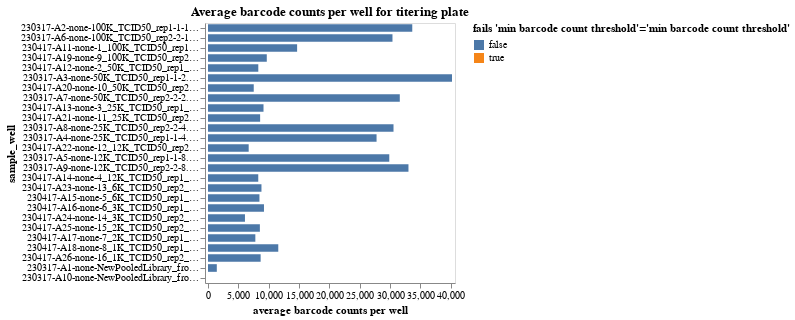

The notebook cell this image was saved under:
### Markdown cell above
Plot average counts per barcode.
If a sample has inadequate barcode counts, it may not have good enough statistics for accurate analysis, and a QC-threshold is applied:

### Code cell
avg_barcode_counts = (
    counts.groupby(
        ["well", "sample_well"],
        dropna=False,
        as_index=False,
    )
    .aggregate(avg_count=pd.NamedAgg("count", "mean"))
    .assign(
        fails_qc=lambda x: (
            x["avg_count"] < 500
        ),
    )
)

avg_barcode_counts_chart = (
    alt.Chart(avg_barcode_counts)
    .encode(
        alt.X(
            "avg_count",
            title="average barcode counts per well",
            scale=alt.Scale(nice=False, padding=3),
        ),
        alt.Y("sample_well", sort=sample_wells),
        alt.Color(
            "fails_qc",
            title=f"fails {'min barcode count threshold'=}",
            legend=alt.Legend(titleLimit=500),
        ),
        tooltip=[
            alt.Tooltip(c, format=".3g") if avg_barcode_counts[c].dtype == float else c
            for c in avg_barcode_counts.columns
        ],
    )
    .mark_bar(height={"band": 0.85})
    .properties(
        height=alt.Step(10),
        width=250,
        title=f"Average barcode counts per well for titering plate",
    )
    .configure_axis(grid=False)
)

display(avg_barcode_counts_chart)

# drop wells failing QC
avg_barcode_counts_per_well_drops = list(avg_barcode_counts.query("fails_qc")["well"])

### Figure 1 — Vega-Lite specification as saved in the notebook (floating-point values rounded to 4 significant figures)
{"config": {"view": {"continuousWidth": 300, "continuousHeight": 300}, "axis": {"grid": false}}, "data": {"name": "data-ba3f9874e8d643553ab06d61d66ef542"}, "mark": {"type": "bar", "height": {"band": 0.85}}, "encoding": {"color": {"field": "fails_qc", "legend": {"titleLimit": 500}, "title": "fails 'min barcode count threshold'='min barcode count threshold'", "type": "nominal"}, "tooltip": [{"field": "well", "type": "nominal"}, {"field": "sample_well", "type": "nominal"}, {"field": "avg_count", "format": ".3g", "type": "quantitative"}, {"field": "fails_qc", "type": "nominal"}], "x": {"field": "avg_count", "scale": {"nice": false, "padding": 3}, "title": "average barcode counts per well", "type": "quantitative"}, "y": {"field": "sample_well", "sort": ["230317-A2-none-100K_TCID50_rep1-1-1.0 (A2)", "230317-A2-none-100K_TCID50_rep1-1-1.0 (A2)", "230317-A2-none-100K_TCID50_rep1-1-1.0 (A2)", "230317-A2-none-100K_TCID50_rep1-1-1.0 (A2)", "230317-A6-none-100K_TCID50_rep2-2-1.0 (A6)", "230317-A6-none-100K_TCID50_rep2-2-1.0 (A6)", "230317-A6-none-100K_TCID50_rep2-2-1.0 (A6)", "230317-A6-none-100K_TCID50_rep2-2-1.0 (A6)", "230417-A11-none-1_100K_TCID50_rep1_MOItest-1-1.0 (A11)", "230417-A11-none-1_100K_TCID50_rep1_MOItest-1-1.0 (A11)", "230417-A11-none-1_100K_TCID50_rep1_MOItest-1-1.0 (A11)", "230417-A11-none-1_100K_TCID50_rep1_MOItest-1-1.0 (A11)", "230417-A19-none-9_100K_TCID50_rep2_MOItest-2-1.0 (A19)", "230417-A19-none-9_100K_TCID50_rep2_MOItest-2-1.0 (A19)", "230417-A19-none-9_100K_TCID50_rep2_MOItest-2-1.0 (A19)", "230417-A19-none-9_100K_TCID50_rep2_MOItest-2-1.0 (A19)", "230417-A12-none-2_50K_TCID50_rep1_MOItest-1-2.0 (A12)", "230417-A12-none-2_50K_TCID50_rep1_MOItest-1-2.0 (A12)", "230417-A12-none-2_50K_TCID50_rep1_MOItest-1-2.0 (A12)", "230417-A12-none-2_50K_TCID50_rep1_MOItest-1-2.0 (A12)", "230317-A3-none-50K_TCID50_rep1-1-2.0 (A3)", "230317-A3-none-50K_TCID50_rep1-1-2.0 (A3)", "230317-A3-none-50K_TCID50_rep1-1-2.0 (A3)", "230317-A3-none-50K_TCID50_rep1-1-2.0 (A3)", "230417-A20-none-10_50K_TCID50_rep2_MOItest-2-2.0 (A20)", "230417-A20-none-10_50K_TCID50_rep2_MOItest-2-2.0 (A20)", "230417-A20-none-10_50K_TCID50_rep2_MOItest-2-2.0 (A20)", "230417-A20-none-10_50K_TCID50_rep2_MOItest-2-2.0 (A20)", "230317-A7-none-50K_TCID50_rep2-2-2.0 (A7)", "230317-A7-none-50K_TCID50_rep2-2-2.0 (A7)", "230317-A7-none-50K_TCID50_rep2-2-2.0 (A7)", "230317-A7-none-50K_TCID50_rep2-2-2.0 (A7)", "230417-A13-none-3_25K_TCID50_rep1_MOItest-1-4.0 (A13)", "230417-A13-none-3_25K_TCID50_rep1_MOItest-1-4.0 (A13)", "230417-A13-none-3_25K_TCID50_rep1_MOItest-1-4.0 (A13)", "230417-A13-none-3_25K_TCID50_rep1_MOItest-1-4.0 (A13)", "230417-A21-none-11_25K_TCID50_rep2_MOItest-2-4.0 (A21)", "230417-A21-none-11_25K_TCID50_rep2_MOItest-2-4.0 (A21)", "230417-A21-none-11_25K_TCID50_rep2_MOItest-2-4.0 (A21)", "230417-A21-none-11_25K_TCID50_rep2_MOItest-2-4.0 (A21)", "230317-A8-none-25K_TCID50_rep2-2-4.0 (A8)", "230317-A8-none-25K_TCID50_rep2-2-4.0 (A8)", "230317-A8-none-25K_TCID50_rep2-2-4.0 (A8)", "230317-A8-none-25K_TCID50_rep2-2-4.0 (A8)", "230317-A4-none-25K_TCID50_rep1-1-4.0 (A4)", "230317-A4-none-25K_TCID50_rep1-1-4.0 (A4)", "230317-A4-none-25K_TCID50_rep1-1-4.0 (A4)", "230317-A4-none-25K_TCID50_rep1-1-4.0 (A4)", "230417-A22-none-12_12K_TCID50_rep2_MOItest-2-8.0 (A22)", "230417-A22-none-12_12K_TCID50_rep2_MOItest-2-8.0 (A22)", "230417-A22-none-12_12K_TCID50_rep2_MOItest-2-8.0 (A22)", "230417-A22-none-12_12K_TCID50_rep2_MOItest-2-8.0 (A22)", "230317-A5-none-12K_TCID50_rep1-1-8.0 (A5)", "230317-A5-none-12K_TCID50_rep1-1-8.0 (A5)", "230317-A5-none-12K_TCID50_rep1-1-8.0 (A5)", "230317-A5-none-12K_TCID50_rep1-1-8.0 (A5)", "230317-A9-none-12K_TCID50_rep2-2-8.0 (A9)", "230317-A9-none-12K_TCID50_rep2-2-8.0 (A9)", "230317-A9-none-12K_TCID50_rep2-2-8.0 (A9)", "230317-A9-none-12K_TCID50_rep2-2-8.0 (A9)", "230417-A14-none-4_12K_TCID50_rep1_MOItest-1-8.0 (A14)", "230417-A14-none-4_12K_TCID50_rep1_MOItest-1-8.0 (A14)", "230417-A14-none-4_12K_TCID50_rep1_MOItest-1-8.0 (A14)", "230417-A14-none-4_12K_TCID50_rep1_MOItest-1-8.0 (A14)", "230417-A23-none-13_6K_TCID50_rep2_MOItest-2-16.0 (A23)", "230417-A23-none-13_6K_TCID50_rep2_MOItest-2-16.0 (A23)", "230417-A23-none-13_6K_TCID50_rep2_MOItest-2-16.0 (A23)", "230417-A23-none-13_6K_TCID50_rep2_MOItest-2-16.0 (A23)", "230417-A15-none-5_6K_TCID50_rep1_MOItest-1-16.0 (A15)", "230417-A15-none-5_6K_TCID50_rep1_MOItest-1-16.0 (A15)", "230417-A15-none-5_6K_TCID50_rep1_MOItest-1-16.0 (A15)", "230417-A15-none-5_6K_TCID50_rep1_MOItest-1-16.0 (A15)", "230417-A16-none-6_3K_TCID50_rep1_MOItest-1-32.0 (A16)", "230417-A16-none-6_3K_TCID50_rep1_MOItest-1-32.0 (A16)", "230417-A16-none-6_3K_TCID50_rep1_MOItest-1-32.0 (A16)", "230417-A16-none-6_3K_TCID50_rep1_MOItest-1-32.0 (A16)", "230417-A24-none-14_3K_TCID50_rep2_MOItest-2-32.0 (A24)", "230417-A24-none-14_3K_TCID50_rep2_MOItest-2-32.0 (A24)", "230417-A24-none-14_3K_TCID50_rep2_MOItest-2-32.0 (A24)", "230417-A24-none-14_3K_TCID50_rep2_MOItest-2-32.0 (A24)", "230417-A25-none-15_2K_TCID50_rep2_MOItest-2-64.0 (A25)", "230417-A25-none-15_2K_TCID50_rep2_MOItest-2-64.0 (A25)", "230417-A25-none-15_2K_TCID50_rep2_MOItest-2-64.0 (A25)", "230417-A25-none-15_2K_TCID50_rep2_MOItest-2-64.0 (A25)", "230417-A17-none-7_2K_TCID50_rep1_MOItest-1-64.0 (A17)", "230417-A17-none-7_2K_TCID50_rep1_MOItest-1-64.0 (A17)", "230417-A17-none-7_2K_TCID50_rep1_MOItest-1-64.0 (A17)", "230417-A17-none-7_2K_TCID50_rep1_MOItest-1-64.0 (A17)", "230417-A18-none-8_1K_TCID50_rep1_MOItest-1-128.0 (A18)", "230417-A18-none-8_1K_TCID50_rep1_MOItest-1-128.0 (A18)", "230417-A18-none-8_1K_TCID50_rep1_MOItest-1-128.0 (A18)", "230417-A18-none-8_1K_TCID50_rep1_MOItest-1-128.0 (A18)", "230417-A26-none-16_1K_TCID50_rep2_MOItest-2-128.0 (A26)", "230417-A26-none-16_1K_TCID50_rep2_MOItest-2-128.0 (A26)", "230417-A26-none-16_1K_TCID50_rep2_MOItest-2-128.0 (A26)", "230417-A26-none-16_1K_TCID50_rep2_MOItest-2-128.0 (A26)", "230317-A1-none-NewPooledLibrary_fromvRNA-1-nan (A1)", "230317-A1-none-NewPooledLibrary_fromvRNA-1-nan (A1)", "230317-A1-none-NewPooledLibrary_fromvRNA-1-nan (A1)", "230317-A1-none-NewPooledLibrary_fromvRNA-1-nan (A1)", "230317-A10-none-NewPooledLibrary_fromplasmid-1-nan (A10)", "230317-A10-none-NewPooledLibrary_fromplasmid-1-nan (A10)", "230317-A10-none-NewPooledLibrary_fromplasmid-1-nan (A10)", "230317-A10-none-NewPooledLibrary_fromplasmid-1-nan (A10)"], "type": "nominal"}}, "height": {"step": 10}, "title": "Average barcode counts per well for titering plate", "width": 250, "$schema": "https://vega.github.io/schema/vega-lite/v5.16.3.json", "datasets": {"data-ba3f9874e8d643553ab06d61d66ef542": [{"well": "A1", "sample_well": "230317-A1-none-NewPooledLibrary_fromvRNA-1-nan (A1)", "avg_count": 1450.0, "fails_qc": false}, {"well": "A10", "sample_well": "230317-A10-none-NewPooledLibrary_fromplasmid-1-nan (A10)", "avg_count": 0.1429, "fails_qc": true}, {"well": "A11", "sample_well": "230417-A11-none-1_100K_TCID50_rep1_MOItest-1-1.0 (A11)", "avg_count": 14680.0, "fails_qc": false}, {"well": "A12", "sample_well": "230417-A12-none-2_50K_TCID50_rep1_MOItest-1-2.0 (A12)", "avg_count": 8285.0, "fails_qc": false}, {"well": "A13", "sample_well": "230417-A13-none-3_25K_TCID50_rep1_MOItest-1-4.0 (A13)", "avg_count": 9143.0, "fails_qc": false}, {"well": "A14", "sample_well": "230417-A14-none-4_12K_TCID50_rep1_MOItest-1-8.0 (A14)", "avg_count": 8278.0, "fails_qc": false}, {"well": "A15", "sample_well": "230417-A15-none-5_6K_TCID50_rep1_MOItest-1-16.0 (A15)", "avg_count": 8473.0, "fails_qc": false}, {"well": "A16", "sample_well": "230417-A16-none-6_3K_TCID50_rep1_MOItest-1-32.0 (A16)", "avg_count": 9219.0, "fails_qc": false}, {"well": "A17", "sample_well": "230417-A17-none-7_2K_TCID50_rep1_MOItest-1-64.0 (A17)", "avg_count": 7798.0, "fails_qc": false}, {"well": "A18", "sample_well": "230417-A18-none-8_1K_TCID50_rep1_MOItest-1-128.0 (A18)", "avg_count": 11570.0, "fails_qc": false}, {"well": "A19", "sample_well": "230417-A19-none-9_100K_TCID50_rep2_MOItest-2-1.0 (A19)", "avg_count": 9682.0, "fails_qc": false}, {"well": "A2", "sample_well": "230317-A2-none-100K_TCID50_rep1-1-1.0 (A2)", "avg_count": 33640.0, "fails_qc": false}, {"well": "A20", "sample_well": "230417-A20-none-10_50K_TCID50_rep2_MOItest-2-2.0 (A20)", "avg_count": 7534.0, "fails_qc": false}, {"well": "A21", "sample_well": "230417-A21-none-11_25K_TCID50_rep2_MOItest-2-4.0 (A21)", "avg_count": 8587.0, "fails_qc": false}, {"well": "A22", "sample_well": "230417-A22-none-12_12K_TCID50_rep2_MOItest-2-8.0 (A22)", "avg_count": 6701.0, "fails_qc": false}, {"well": "A23", "sample_well": "230417-A23-none-13_6K_TCID50_rep2_MOItest-2-16.0 (A23)", "avg_count": 8806.0, "fails_qc": false}, {"well": "A24", "sample_well": "230417-A24-none-14_3K_TCID50_rep2_MOItest-2-32.0 (A24)", "avg_count": 6088.0, "fails_qc": false}, {"well": "A25", "sample_well": "230417-A25-none-15_2K_TCID50_rep2_MOItest-2-64.0 (A25)", "avg_count": 8544.0, "fails_qc": false}, {"well": "A26", "sample_well": "230417-A26-none-16_1K_TCID50_rep2_MOItest-2-128.0 (A26)", "avg_count": 8669.0, "fails_qc": false}, {"well": "A3", "sample_well": "230317-A3-none-50K_TCID50_rep1-1-2.0 (A3)", "avg_count": 40190.0, "fails_qc": false}, {"well": "A4", "sample_well": "230317-A4-none-25K_TCID50_rep1-1-4.0 (A4)", "avg_count": 27760.0, "fails_qc": false}, {"well": "A5", "sample_well": "230317-A5-none-12K_TCID50_rep1-1-8.0 (A5)", "avg_count": 29860.0, "fails_qc": false}, {"well": "A6", "sample_well": "230317-A6-none-100K_TCID50_rep2-2-1.0 (A6)", "avg_count": 30380.0, "fails_qc": false}, {"well": "A7", "sample_well": "230317-A7-none-50K_TCID50_rep2-2-2.0 (A7)", "avg_count": 31590.0, "fails_qc": false}, {"well": "A8", "sample_well": "230317-A8-none-25K_TCID50_rep2-2-4.0 (A8)", "avg_count": 30550.0, "fails_qc": false}, {"well": "A9", "sample_well": "230317-A9-none-12K_TCID50_rep2-2-8.0 (A9)", "avg_count": 33020.0, "fails_qc": false}]}}
